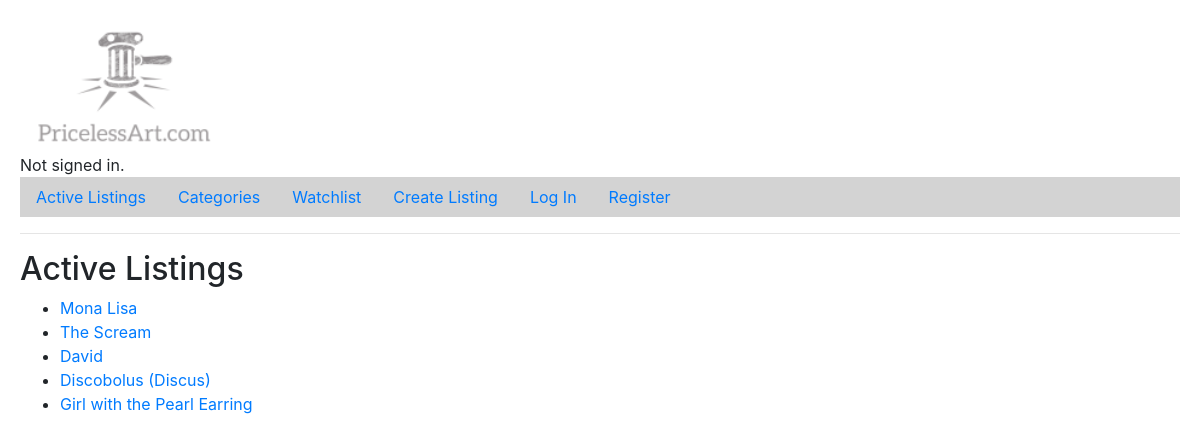
Before: / with the older database file.
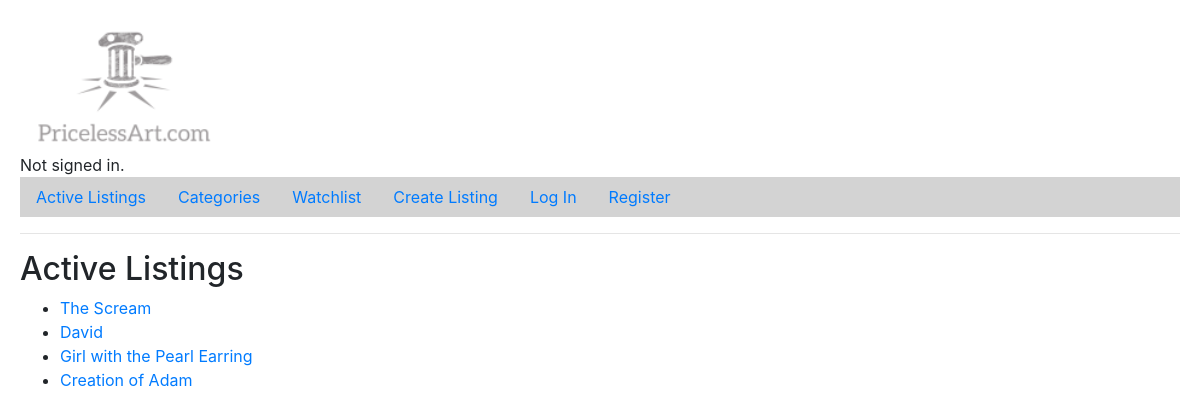
After: the same page with the newer database file.
### auctions/models.py (models this page shows, shortened)
class Listing (models.Model):
    Title=models.CharField(max_length=64)
    Artist=models.CharField(max_length=64)
    Description = models.TextField(blank=True)
    StartBidAmount=models.FloatField()
    Image=models.ImageField(upload_to='listing')
    ItemCategory=models.ForeignKey(ItemCategory, on_delete=models.CASCADE)
    ListedOn= models.DateTimeField(auto_now_add=True)
    Status=models.BooleanField(default=True)
    ListedBy= models.ForeignKey(User, on_delete=models.CASCADE)
    def __str__(self):
        return self.Title

### auctions/views.py (the view)
# urls.py: path("", views.index, name="index"),
def index(request):
    return render(request, "auctions/index.html",{
        "listings": Listing.objects.filter(Status=True)   #Listing.objects.exclude(Listing.Status=False).all()
    })

### auctions/templates/auctions/index.html
{% extends "auctions/layout.html" %}
{% block body %}
    <h2>Active Listings</h2>
    <ul>
    {% for l in listings %}
        <li>
            <a href="{% url 'listing' l.id %}">
                {{ l }}
        </li>
    {% endfor %}
    </ul>
{% endblock %}

Changed rows visible on the page:
no longer on this page (row edited): Listing: Title "Mona Lisa"
no longer on this page (row edited): Listing: Title "Discobolus (Discus)"
added Listing: Title "Creation of Adam"
